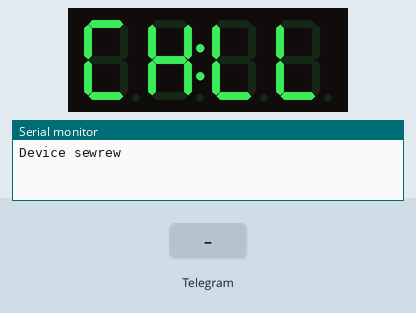
Simulated run of this sketch. Board: ESP8266 (NodeMCU). Parts: 4-digit seven-segment display, the last lines printed to the serial monitor. Inputs (shaded band) come from the test bench. WiFi joins after 1.5 s; servers stay silent unless stated; the local clock reads 2024-03-15 10:24:30 at power-on unless the sketch sets it.

Above: at 3.1 s.
3.2 s: Telegram message "/no_chill" received
At 5.45 s:
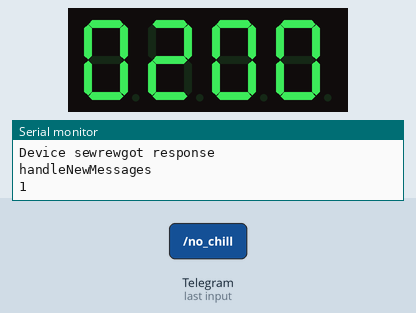
6.5 s: Telegram message "/chill" received
At 9.7 s:
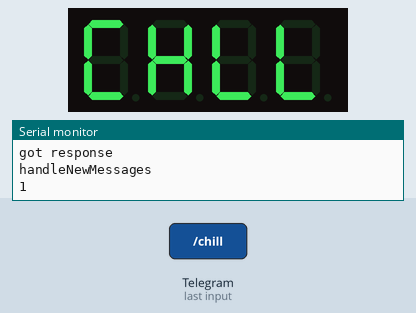
Timing chart, 0 to 11.2 s (numbered marks = the images above; inputs shaded):
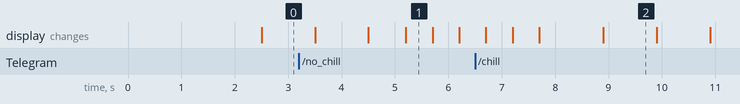

The sketch:

chill.ino
```cpp
#include <Arduino.h>
#include <TM1637Display.h>

#include <ESP8266WiFi.h>          //ESP8266 Core WiFi Library (you most likely already have this in your sketch)
#include <DNSServer.h>            //Local DNS Server used for redirecting all requests to the configuration portal
#include <ESP8266WebServer.h>     //Local WebServer used to serve the configuration portal
#include <WiFiManager.h>          //https://github.com/tzapu/WiFiManager WiFi Configuration Magic

#include <WiFiClientSecure.h>
#include <UniversalTelegramBot.h>

#include <NTPClient.h>

#include <Ticker.h>

#include "SinricPro.h"
#include "SinricProLight.h"

// Module connection pins (Digital Pins)
#define CLK D6
#define DIO D5

// The amount of time (in milliseconds) between tests
#define DELAY       1000

// Mask to turn colon ON
#define COLON_ON    0b10000000
// Mask to turn colon OFF
#define COLON_OFF   0b01111111
// Digit off
#define SEG_N       0x00000000
// snake spinner steps count
#define INF_CNT     14

#define APP_KEY           "1293ebff-25b9-4e46-8103-bc4468d5d88c"      // Should look like "de0bxxxx-1x3x-4x3x-ax2x-5dabxxxxxxxx"
#define APP_SECRET        "43b19c66-c839-4e35-8cdd-8366595baf2a-cfd6b6d9-641c-4bfb-87ca-5144a42e993c"   // Should look like "5f36xxxx-x3x7-4x3x-xexe-e86724a9xxxx-4c4axxxx-3x3x-x5xe-x9x3-333d65xxxxxx"
#define LIGHT_ID          "5e84b2d20e29fb7f809a5aa5"    // Should look like "5dc1564130xxxxxxxxxxxxxx"
#define BAUD_RATE         9600                // Change baudrate to your need

#define BOTtoken "1241702060:AAErJRsM0pSqzILAGaVDS-tF7SK1FmvSIfo"

// Display stuff
// ================================================================

// Snake
uint8_t long_snake[INF_CNT][4] = {
  {SEG_F | SEG_A,   SEG_N,            SEG_N,    SEG_N},
  {SEG_A,           SEG_A,            SEG_N,    SEG_N},
  {SEG_N,           SEG_A | COLON_ON, SEG_N,    SEG_N},
  {SEG_N,           COLON_ON,         SEG_D,    SEG_N},
  {SEG_N,           SEG_N,            SEG_D,    SEG_D},
  {SEG_N,           SEG_N,            SEG_N,    SEG_D | SEG_C},
  {SEG_N,           SEG_N,            SEG_N,    SEG_C | SEG_B},
  {SEG_N,           SEG_N,            SEG_N,    SEG_B | SEG_A},
  {SEG_N,           SEG_N,            SEG_A,    SEG_A},
  {SEG_N,           COLON_ON,         SEG_A,    SEG_N},
  {SEG_N,           COLON_ON | SEG_D, SEG_N,    SEG_N},
  {SEG_D,           SEG_D,            SEG_N,    SEG_N},
  {SEG_E | SEG_D,   SEG_N,            SEG_N,    SEG_N},
  {SEG_F | SEG_E,   SEG_N,            SEG_N,    SEG_N},
};

// CHLL characters in 7-segment
uint8_t chill[] = {
  SEG_A | SEG_F | SEG_E | SEG_D,
  SEG_B | SEG_C | SEG_E | SEG_F | SEG_G,
  SEG_F | SEG_E | SEG_D,
  SEG_F | SEG_E | SEG_D,
  };

uint8_t soda[] = {
  SEG_A | SEG_F | SEG_G | SEG_C | SEG_D,
  SEG_A | SEG_B | SEG_C | SEG_D | SEG_E | SEG_F,
  SEG_B | SEG_C | SEG_D | SEG_E | SEG_G,
  SEG_A | SEG_B | SEG_C | SEG_E | SEG_F | SEG_G,
  };

TM1637Display display(CLK, DIO);
Ticker ticker;
bool colon = true;

// Time stuff
// ================================================================
const long utcOffsetInSeconds = 7200;
WiFiUDP ntpUDP;
NTPClient timeClient(ntpUDP, "pool.ntp.org", utcOffsetInSeconds);

void tick_chill() {
  if (colon)
    chill[1] |= COLON_ON;
  else
    chill[1] &= COLON_OFF;
  display.setSegments(chill);
  colon = !colon;
}


void tick_time() {
  int time_dec = timeClient.getHours() * 100 + timeClient.getMinutes();
  if (time_dec >= 1400 && time_dec < 1405){
    if (colon)
      soda[1] |= COLON_ON;
    else
      soda[1] &= COLON_OFF;
    display.setSegments(soda);
  } else {
    display.showNumberDecEx(time_dec, colon ? 0b01000000 : 0b00000000, true);
  }
  colon = !colon;
}


void tick_snake() {
  static uint8_t inf_idx = 0;
  display.setSegments(long_snake[inf_idx]);
  inf_idx = (inf_idx + 1) % INF_CNT;
}

// WiFi Stuff

void configModeCallback (WiFiManager *myWiFiManager) {
  Serial.println("Entered config mode");
}

// Bot stuff

WiFiClientSecure client;
UniversalTelegramBot bot(BOTtoken, client);

void handleNewMessages(int numNewMessages) {
  Serial.println("handleNewMessages");
  Serial.println(String(numNewMessages));

  for (int i=0; i<numNewMessages; i++) {
    String chat_id = String(bot.messages[i].chat_id);
    String text = bot.messages[i].text;

    String from_name = bot.messages[i].from_name;
    if (from_name == "")
        from_name = "Guest";

    if (text == "/start") {
      String welcome = "Welcome to Chill-o-clock " + from_name + ".\n";
      welcome += "Here are your options...\n\n";
      welcome += "/chill : If you want to chill\n";
      welcome += "/no_chill : If you don't want to chill\n";
      bot.sendMessage(chat_id, welcome);
    } else if (text == "/chill") {
        String response = "Let's chill then :)\n";
        bot.sendMessage(chat_id, response);
        ticker.attach(1, tick_chill);
    } else if (text == "/no_chill") {
        String response = "Bruuuuh... :(\n";
        bot.sendMessage(chat_id, response);
        ticker.attach(0.5, tick_time);
    }
  }
}

// Sinric Pro Stuff

struct {
  bool powerState = false;
  int brightness = 0;
} device_state;


bool onPowerState(const String &deviceId, bool &state) {
  Serial.printf("Device %s power turned %s \r\n", deviceId.c_str(), state?"on":"off");
  if (state)
    ticker.attach(1, tick_chill);
   else
    ticker.attach(0.5, tick_time);
  return true; // request handled properly
}


bool onBrightness(const String &deviceId, int &brightness) {
  int discrete_brightness = (brightness * 6 / 100) + 1;
  display.setBrightness(discrete_brightness);
  if (brightness == 42)
    ticker.attach(0.05, tick_snake);
  Serial.printf("Device %s brightness level changed to %d\r\n", deviceId.c_str(), brightness);
  return true;
}


void setupSinricPro() {
  // get a new Light device from SinricPro
  SinricProLight &myLight = SinricPro[LIGHT_ID];

  // set callback function to device
  myLight.onPowerState(onPowerState);
  myLight.onBrightness(onBrightness);

  // setup SinricPro
  SinricPro.onConnected([](){ Serial.printf("Connected to SinricPro\r\n"); });
  SinricPro.onDisconnected([](){ Serial.printf("Disconnected from SinricPro\r\n"); });
  SinricPro.begin(APP_KEY, APP_SECRET);

  myLight.sendBrightnessEvent(28);
}


void setup()
{
  Serial.begin(BAUD_RATE);

  WiFiManager wifiManager;
  //set callback that gets called when connecting to previous WiFi fails, and enters Access Point mode
  wifiManager.setAPCallback(configModeCallback);

  if (!wifiManager.autoConnect("Chill-o-clock")) {
    Serial.println("failed to connect and hit timeout");
    //reset and try again
    ESP.reset();
    delay(1000);
  }

  timeClient.begin();

  setupSinricPro();

  display.setBrightness(2);

  Serial.printf("Device sewrew");

  ticker.attach(1, tick_chill);
//  ticker.attach(0.5, tick_time);
//  ticker.attach(0.05, tick_snake);

    client.setInsecure();
}

void loop()
{
//     SinricPro.handle();
//     timeClient.update();
    int numNewMessages = bot.getUpdates(bot.last_message_received + 1);

    while(numNewMessages) {
      Serial.println("got response");
      handleNewMessages(numNewMessages);
      numNewMessages = bot.getUpdates(bot.last_message_received + 1);
    }
//    Serial.print(timeClient.getHours());
//    Serial.print(":");
//    Serial.print(timeClient.getMinutes());
//    Serial.print(":");
//    Serial.println(timeClient.getSeconds());
    delay(DELAY);
}
```

Measured:
- after the input at 3.2 s, the display: first differs from a run without the input after 2.0 s (image 1)
